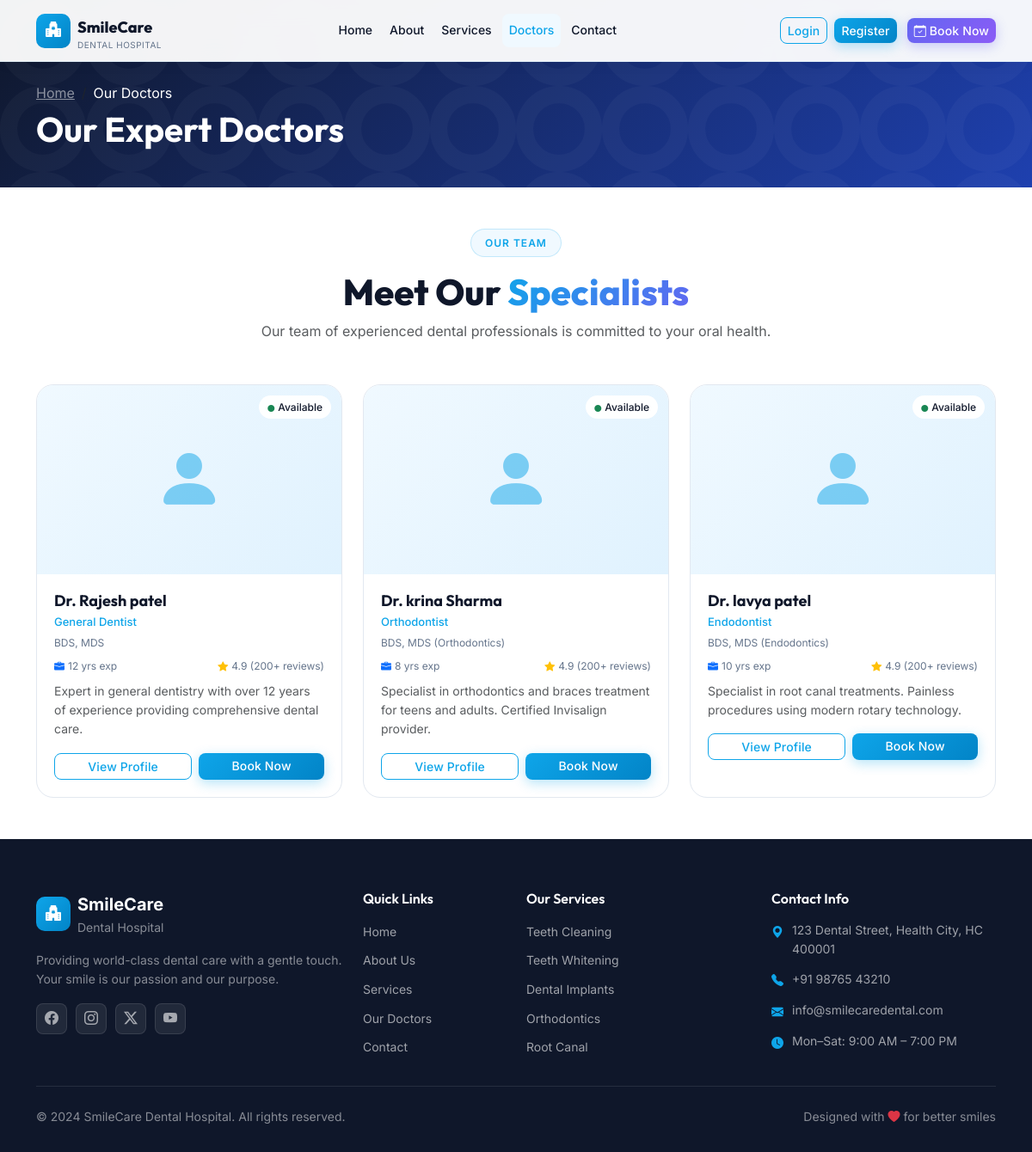
The app's page /doctors/ with its own data.
### core/models.py (models this page shows, shortened)
class Doctor(models.Model):
    name = models.CharField(max_length=200, help_text="Full name of the doctor (without Dr.)")
    specialization = models.CharField(
        max_length=100,
        choices=SPECIALIZATION_CHOICES,
        default='General Dentist'
    )
    image = models.ImageField(
        upload_to='doctors/',
        null=True,
        blank=True,
        help_text="Doctor's profile photo"
    )
    bio = models.TextField(blank=True, help_text="Short biography of the doctor")
    experience = models.IntegerField(default=0, help_text="Years of experience")
    phone = models.CharField(max_length=20, blank=True)
    email = models.EmailField(blank=True)
    qualification = models.CharField(max_length=300, blank=True, help_text="e.g., BDS, MDS, PhD")
    consultation_fee = models.DecimalField(max_digits=8, decimal_places=2, default=500.00)
    is_available = models.BooleanField(default=True, help_text="Is the doctor currently available?")
    created_at = models.DateTimeField(auto_now_add=True)
    updated_at = models.DateTimeField(auto_now=True)
    class Meta:
        ordering = ['name']
    def get_working_days(self):
        return list(self.schedules.filter(is_active=True).values_list('day_of_week', flat=True))

### core/views.py (the view)
# urls.py: path('doctors/', views.doctors_list, name='doctors_list'),
def doctors_list(request):
    doctors = Doctor.objects.filter(is_available=True)
    context = {
        'doctors': doctors,
        'page_title': 'Our Doctors - SmileCare Dental',
    }
    return render(request, 'doctors/list.html', context)

### templates/doctors/list.html (shortened to what this page needs)
{% extends 'base.html' %}
{% load static %}
{% block content %}
<div class="page-hero-sm">
    <div class="container">
        <div class="row align-items-center py-4">
            <div class="col">
                <nav aria-label="breadcrumb">
                    <ol class="breadcrumb mb-1">
                        <li class="breadcrumb-item"><a href="{% url 'home' %}" class="text-white-50">Home</a></li>
                        <li class="breadcrumb-item text-white active">Our Doctors</li>
                    </ol>
                </nav>
                <h1 class="text-white fw-bold mb-0">Our Expert Doctors</h1>
            </div>
        </div>
    </div>
</div>
<section class="py-5">
    <div class="container">
        <div class="text-center mb-5">
            <div class="section-badge mx-auto mb-3">Our Team</div>
            <h2 class="section-title">Meet Our <span class="text-gradient">Specialists</span></h2>
            <p class="text-muted">Our team of experienced dental professionals is committed to your oral health.</p>
        </div>
        <div class="row g-4">
            {% for doctor in doctors %}
            <div class="col-lg-4 col-md-6">
                <div class="doctor-card">
                    <div class="doctor-img-wrap">
                        {% if doctor.image %}
                            <img src="{{ doctor.image.url }}" alt="Dr. {{ doctor.name }}" class="doctor-img">
                        {% else %}
                            <div class="doctor-img-placeholder"><i class="bi bi-person-fill"></i></div>
                        {% endif %}
                        <div class="doctor-available-badge">
                            <i class="bi bi-circle-fill text-success me-1" style="font-size:8px"></i>Available
                        </div>
                    </div>
                    <div class="doctor-body">
                        <h5 class="doctor-name">Dr. {{ doctor.name }}</h5>
                        <p class="doctor-spec">{{ doctor.specialization }}</p>
                        {% if doctor.qualification %}
                            <p class="doctor-qual">{{ doctor.qualification }}</p>
                        {% endif %}
                        <div class="doctor-meta d-flex justify-content-between align-items-center mt-2">
                            <span class="meta-item"><i class="bi bi-briefcase-fill me-1 text-primary"></i>{{ doctor.experience }} yrs exp</span>
                            <span class="meta-item"><i class="bi bi-star-fill me-1 text-warning"></i>4.9 (200+ reviews)</span>
                        </div>
                        {% if doctor.bio %}
                        <p class="text-muted small mt-2 mb-2">{{ doctor.bio|truncatechars:100 }}</p>
                        {% endif %}
                        <div class="doctor-actions mt-3 d-flex gap-2">
                            <a href="{% url 'doctor_detail' doctor.pk %}" class="btn btn-outline-primary btn-sm flex-fill">View Profile</a>
                            {% if user.is_authenticated %}
                                <a href="{% url 'book_appointment' %}?doctor={{ doctor.pk }}" class="btn btn-primary btn-sm flex-fill">Book Now</a>
                            {% else %}
                                <a href="{% url 'register' %}?next=/book/%3Fdoctor={{ doctor.pk }}" class="btn btn-primary btn-sm flex-fill">Book Now</a>
                            {% endif %}
                        </div>
                    </div>
                </div>
            </div>
            {% endfor %}
        </div>
    </div>
</section>
{% endblock %}

### templates/base.html (shortened to what this page needs)
{% load static %}
<!DOCTYPE html>
<html lang="en">
<head>
    <link href="https://cdn.jsdelivr.net/npm/bootstrap@5.3.2/dist/css/bootstrap.min.css" rel="stylesheet">
    <link href="https://cdn.jsdelivr.net/npm/bootstrap-icons@1.11.3/font/bootstrap-icons.min.css" rel="stylesheet">
    <link rel="stylesheet" href="{% static 'css/style.css' %}">
</head>
<body>
    <nav class="navbar navbar-expand-lg navbar-light fixed-top" id="mainNavbar">
        <div class="container">
            <a class="navbar-brand d-flex align-items-center gap-2" href="{% url 'home' %}">
                <div class="brand-icon">
                    <i class="bi bi-hospital-fill"></i>
                </div>
                <div>
                    <span class="brand-name">SmileCare</span>
                    <span class="brand-sub d-block">Dental Hospital</span>
                </div>
            </a>
            <div class="collapse navbar-collapse" id="navMenu">
                <ul class="navbar-nav mx-auto gap-1">
                    <li class="nav-item">
                        <a class="nav-link {% if request.resolver_match.url_name == 'home' %}active{% endif %}" href="{% url 'home' %}">Home</a>
                    </li>
                    <li class="nav-item">
                        <a class="nav-link" href="{% url 'home' %}#about">About</a>
                    </li>
                    <li class="nav-item">
                        <a class="nav-link" href="{% url 'home' %}#services">Services</a>
                    </li>
                    <li class="nav-item">
                        <a class="nav-link {% if 'doctors' in request.resolver_match.url_name %}active{% endif %}" href="{% url 'doctors_list' %}">Doctors</a>
                    </li>
                    <li class="nav-item">
                        <a class="nav-link" href="{% url 'home' %}#contact">Contact</a>
                    </li>
                </ul>
                <div class="d-flex align-items-center gap-2">
                    {% if user.is_authenticated %}
                        {% if user.is_staff %}
                            <a href="{% url 'admin_dashboard' %}" class="btn btn-outline-primary btn-sm">
                                <i class="bi bi-speedometer2 me-1"></i>Admin Panel
                            </a>
                        {% endif %}
                        <div class="dropdown">
                            <button class="btn btn-primary btn-sm dropdown-toggle d-flex align-items-center gap-2" type="button" data-bs-toggle="dropdown">
                                <div class="user-avatar-sm">{{ user.first_name|first|default:user.username|first|upper }}</div>
                                {{ user.first_name|default:user.username }}
                            </button>
                            <ul class="dropdown-menu dropdown-menu-end shadow-lg border-0 rounded-3">
                                {% if user.is_staff %}
                                    <li><a class="dropdown-item fw-bold text-primary" href="{% url 'admin_dashboard' %}"><i class="bi bi-speedometer2 me-2"></i>Admin Dashboard</a></li>
                                    <li><hr class="dropdown-divider"></li>
                                {% endif %}
                                <li><a class="dropdown-item" href="{% url 'dashboard' %}"><i class="bi bi-grid me-2 text-primary"></i>My Appointments</a></li>
                                <li><a class="dropdown-item" href="{% url 'book_appointment' %}"><i class="bi bi-calendar-plus me-2 text-success"></i>Book Appointment</a></li>
                                <li><hr class="dropdown-divider"></li>
                                <li><a class="dropdown-item text-danger" href="{% url 'logout' %}"><i class="bi bi-box-arrow-right me-2"></i>Logout</a></li>
                            </ul>
                        </div>
                        <a href="{% url 'book_appointment' %}" class="btn btn-accent btn-sm ms-1">
                            <i class="bi bi-calendar-check me-1"></i>Book Now
                        </a>
                    {% else %}
                        <a href="{% url 'login' %}" class="btn btn-outline-primary btn-sm">Login</a>
                        <a href="{% url 'register' %}" class="btn btn-primary btn-sm">Register</a>
                        <a href="{% url 'register' %}?next={% url 'book_appointment' %}" class="btn btn-accent btn-sm ms-1">
                            <i class="bi bi-calendar-check me-1"></i>Book Now
                        </a>
                    {% endif %}
                </div>
            </div>
        </div>
    </nav>
    <main>
        {% block content %}{% endblock %}
    </main>
    <footer class="footer-section">
        <div class="container">
            <div class="row g-4">
                <div class="col-lg-4">
                    <div class="d-flex align-items-center gap-2 mb-3">
                        <div class="brand-icon"><i class="bi bi-hospital-fill"></i></div>
                        <div>
                            <span class="text-white fw-bold fs-5">SmileCare</span>
                            <span class="d-block text-white-50 small">Dental Hospital</span>
                        </div>
                    </div>
                    <p class="text-white-50 small">Providing world-class dental care with a gentle touch. Your smile is our passion and our purpose.</p>
                    <div class="social-links mt-3">
                        <a href="#" class="social-link"><i class="bi bi-facebook"></i></a>
                        <a href="#" class="social-link"><i class="bi bi-instagram"></i></a>
                        <a href="#" class="social-link"><i class="bi bi-twitter-x"></i></a>
                        <a href="#" class="social-link"><i class="bi bi-youtube"></i></a>
                    </div>
                </div>
                <div class="col-lg-2 col-md-4">
                    <h6 class="text-white fw-semibold mb-3">Quick Links</h6>
                    <ul class="list-unstyled footer-links">
                        <li><a href="{% url 'home' %}">Home</a></li>
                        <li><a href="{% url 'home' %}#about">About Us</a></li>
                        <li><a href="{% url 'home' %}#services">Services</a></li>
                        <li><a href="{% url 'doctors_list' %}">Our Doctors</a></li>
                        <li><a href="{% url 'home' %}#contact">Contact</a></li>
                    </ul>
                </div>
                <div class="col-lg-3 col-md-4">
                    <h6 class="text-white fw-semibold mb-3">Our Services</h6>
                    <ul class="list-unstyled footer-links">
                        <li><a href="#">Teeth Cleaning</a></li>
                        <li><a href="#">Teeth Whitening</a></li>
                        <li><a href="#">Dental Implants</a></li>
                        <li><a href="#">Orthodontics</a></li>
                        <li><a href="#">Root Canal</a></li>
                    </ul>
                </div>
                <div class="col-lg-3 col-md-4">
                    <h6 class="text-white fw-semibold mb-3">Contact Info</h6>
                    <ul class="list-unstyled footer-contact">
                        <li><i class="bi bi-geo-alt-fill"></i> 123 Dental Street, Health City, HC 400001</li>
                        <li><i class="bi bi-telephone-fill"></i> +91 98765 43210</li>
                        <li><i class="bi bi-envelope-fill"></i> info@smilecaredental.com</li>
                        <li><i class="bi bi-clock-fill"></i> Mon–Sat: 9:00 AM – 7:00 PM</li>
                    </ul>
                </div>
            </div>
            <hr class="border-secondary my-4">
            <div class="d-flex flex-wrap justify-content-between align-items-center">
                <p class="text-white-50 small mb-0">&copy; 2024 SmileCare Dental Hospital. All rights reserved.</p>
                <p class="text-white-50 small mb-0">Designed with <i class="bi bi-heart-fill text-danger"></i> for better smiles</p>
            </div>
        </div>
    </footer>
</body>
</html>

### records on screen
Doctor: name "Rajesh patel", specialization "General Dentist", qualification "BDS, MDS", experience "12", bio "Expert in general dentistry with over 12 years of experience providing comprehensive dental care."
Doctor: name "krina Sharma", specialization "Orthodontist", qualification "BDS, MDS (Orthodontics)", experience "8", bio "Specialist in orthodontics and braces treatment for teens and adults. Certified Invisalign provider."
Doctor: name "lavya patel", specialization "Endodontist", qualification "BDS, MDS (Endodontics)", experience "10", bio "Specialist in root canal treatments. Painless procedures using modern rotary technology."
